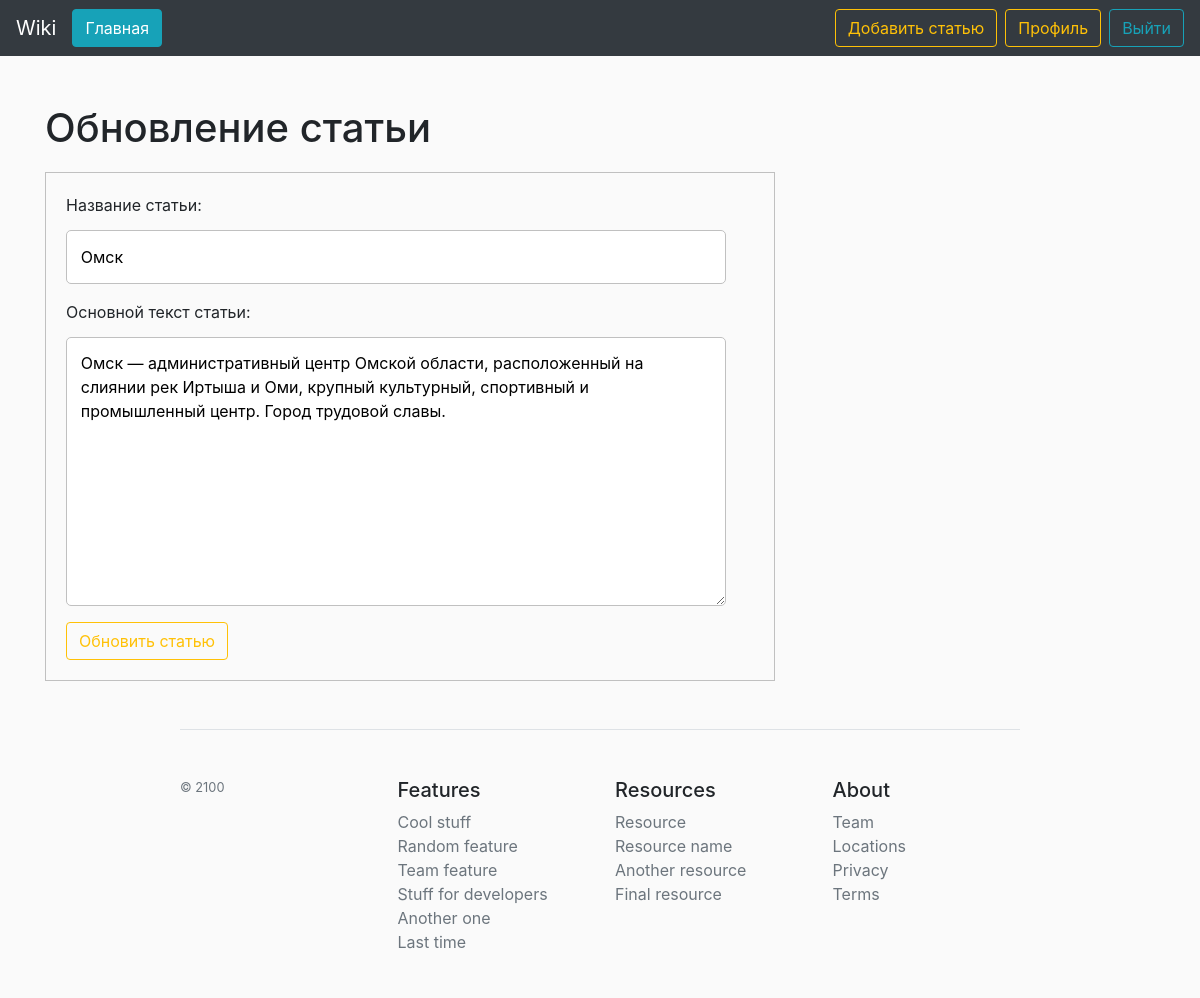
The app's page /news/1/update (signed in) with its own data.
### blog/models.py (models this page shows, shortened)
class News(models.Model):
    title = models.CharField('Название статьи', max_length=100, unique=True)
    text = models.TextField('Основной текст статьи')
    date = models.DateTimeField('Дата', default=timezone.now)
    avtor = models.ForeignKey(User, verbose_name='Автор', on_delete=models.CASCADE)
    views = models.IntegerField('Просмотры', default=1)
    class Meta:
        verbose_name = 'Новость'
        verbose_name_plural = 'Новости'

### blog/views.py (the view, shortened to what this page needs)
# urls.py: path('news/<int:pk>/update', views.UpdateNewsView.as_view(), name='news-update'),
class UpdateNewsView(LoginRequiredMixin, UserPassesTestMixin, UpdateView):
    model = News
    template_name = 'blog/create_news.html'
    fields = ['title', 'text']
    def get_context_data(self, **kwargs):
        ctx = super(UpdateNewsView, self).get_context_data(**kwargs)
        ctx['title'] = 'Обновление статьи'
        ctx['btn_text'] = 'Обновить статью'
        return ctx
    def test_func(self):
        news = self.get_object()
        if self.request.user == news.avtor:
            return True
        return False

### blog/templates/blog/create_news.html (shortened to what this page needs)
{% extends 'blog/base.html' %}
{% block content %}
  <h1> {{ title }} </h1>
  <form method="post" class="form-register auth">
    {{ form.as_p}}
    <button class="btn btn-outline-warning" type="submit">{{ btn_text }}</button>
  </form>
{% endblock %}

### blog/static/blog/main.css (style rules this page uses)
body { background: #fafafa; }
.form-register { padding: 20px; background: #fafafa; border: 1px solid silver; margin-top: 20px; }
.form-register.auth input, .form-register.auth textarea { display: block; width: 96%; margin-top: 5px; border: 1px solid silver; border-radius: 5px; padding: 2%; }

### records on screen
News: title "Омск", text "Омск — административный центр Омской области, расположенный на слиянии рек Иртыша и Оми, крупный культурный, спортивный и промышленный центр. Город трудовой славы."

### other values on screen
{{ title }} "Обновление статьи"
{{ btn_text }} "Обновить статью"
